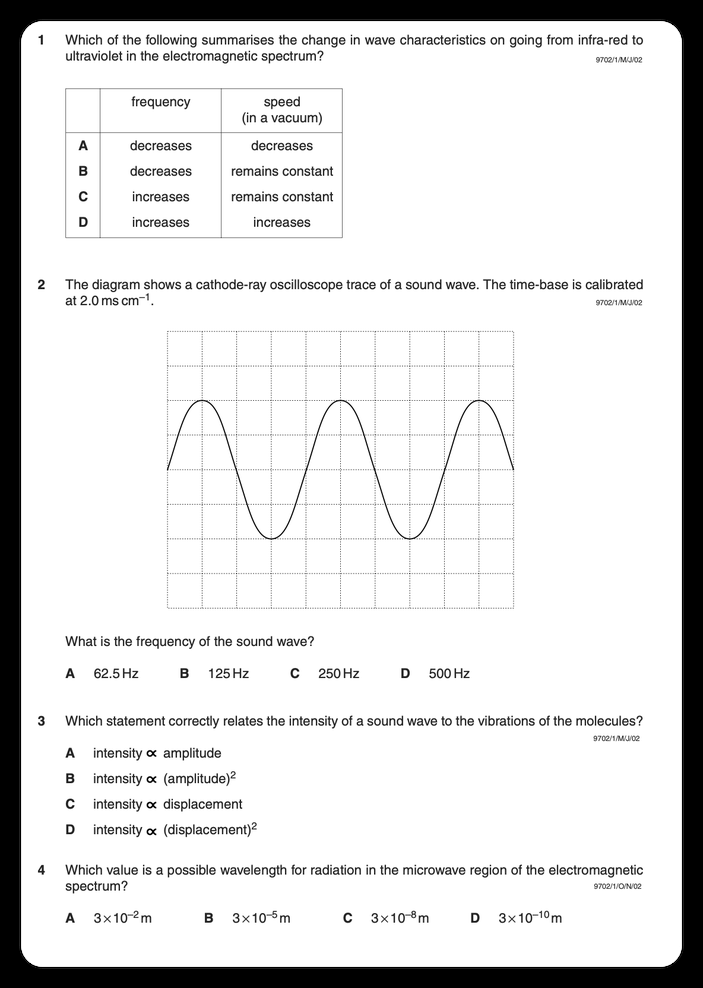
#> input picture test/1.png, 703 x 988 px, shrunk from 1184 x 1664 before the run
$ python test.py
#> lines starting #> are read from the running program, lines starting #| are printed output that depends on the picture; after the words box and inside, x2 and y2 are one past the last pixel; in counts of white or black regions, pixels touching at a corner belong together
### pre_image.py
import cv2
import numpy as np
from scipy.ndimage import rotate

def auto_crop(image):
    # Convert image to grayscale if it's not already
    if len(image.shape) == 3:
        gray = cv2.cvtColor(image, cv2.COLOR_BGR2GRAY)
    else:
        gray = image

    # Binary thresholding and inversion
    _, binary = cv2.threshold(gray, 150, 255, cv2.THRESH_BINARY_INV)

    # Find contours
    contours, _ = cv2.findContours(binary, cv2.RETR_EXTERNAL, cv2.CHAIN_APPROX_SIMPLE)

    # Filter out small contours based on area
    contours = [cnt for cnt in contours if cv2.contourArea(cnt) > 500]

    # Get bounding box coordinates from the largest contour
    c = max(contours, key=cv2.contourArea)
    x, y, w, h = cv2.boundingRect(c)

    # Crop the image
    cropped = image[y:y+h, x:x+w]

    return cropped


def determine_score(arr, angle):
    data = rotate(arr, angle, reshape=False, order=0)
    histogram = np.sum(data, axis=1)
    score = np.sum((histogram[1:] - histogram[:-1]) ** 2)
    return histogram, score

def correct_skew(image, delta=1, limit=10):
    scores = []
    angles = np.arange(-limit, limit + delta, delta)
    for angle in angles:
        histogram, score = determine_score(image, angle)
        scores.append(score)

    best_angle = angles[scores.index(max(scores))]

    (h, w) = image.shape[:2]
    center = (w // 2, h // 2)
    M = cv2.getRotationMatrix2D(center, best_angle, 1.0)
    rotated = cv2.warpAffine(image, M, (w, h), flags=cv2.INTER_CUBIC, borderMode=cv2.BORDER_REPLICATE)

    return rotated

def preprocess_image(image_path):
    # Load the image
    image = cv2.imread(image_path)

    # Convert the image to grayscale
    gray = cv2.cvtColor(image, cv2.COLOR_BGR2GRAY)

    # Apply adaptive thresholding to convert the image to black and white
    _, black_white = cv2.threshold(gray, 0, 255, cv2.THRESH_BINARY_INV | cv2.THRESH_OTSU)

    # Reduce noise using a median filter
    denoised = cv2.medianBlur(black_white, 1)

    # Correct skew
    corrected = correct_skew(denoised)

    # Auto crop
    cropped = auto_crop(corrected)

    inverted = cv2.bitwise_not(cropped)

    return inverted


# Example usage
image_path = 'test/1.png'
preprocessed_image = preprocess_image(image_path)
#> in preprocess_image, image is the input picture: shape (988, 703, 3); min 0, max 255, mean 222.8
#> in preprocess_image, `_, black_white = cv2.threshold(gray, 0, 255, cv2.THRESH_BINARY_INV | c..`:
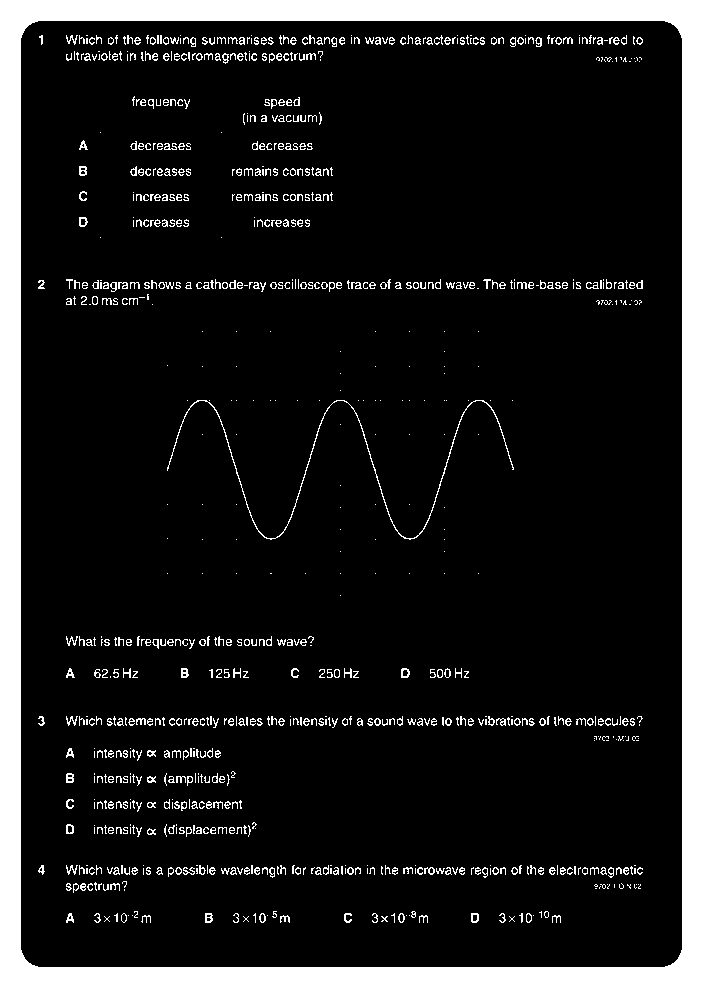
#> black_white: shape (988, 703); 12.5% white; 874 white regions (414 under 20 px), largest, box (x1, y1, x2, y2) and area: (0, 0, 703, 988) 69654, (167, 400, 514, 540) 1016, (66, 773, 74, 783) 59
#> the loop in correct_skew, `for angle in angles:` made 21 passes
#> score on passes 1 to 12: 1098337275, 1384057125, 1260639675, 1311294150, 1357722000, 1375929000, 1769720400, 2772015750, 5909992200, 12048612300, 97745059800, 12556197450
#> pass 1, in determine_score, `data = rotate(arr, angle, reshape=False, order=0)`:
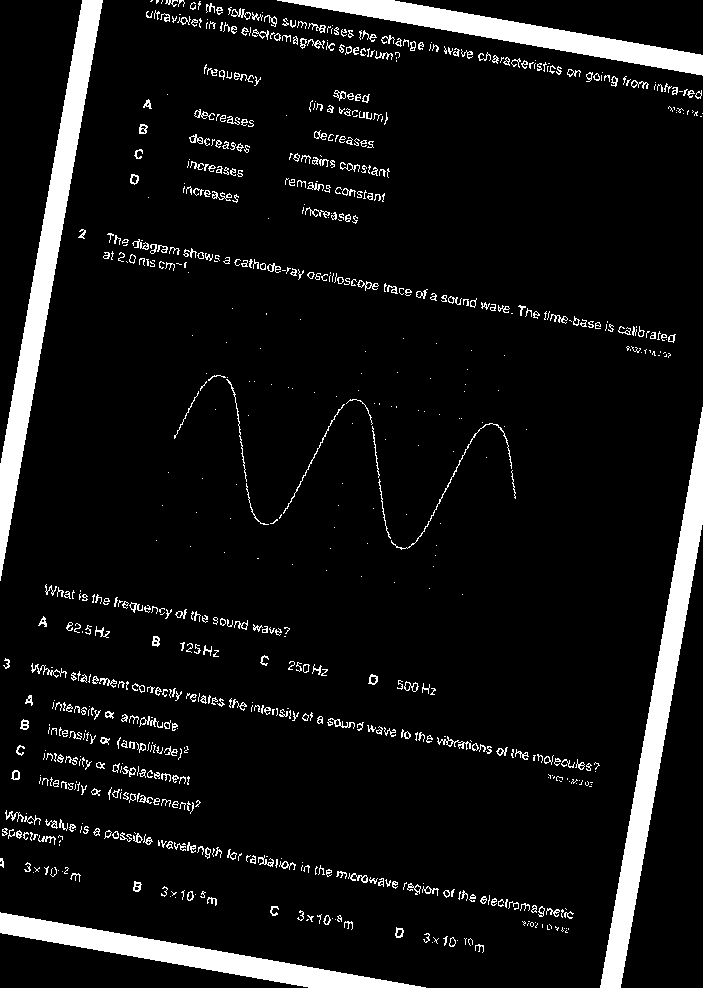
#> data: shape (988, 703); 7.8% white; 789 white regions (392 under 20 px), largest, box (x1, y1, x2, y2) and area: (0, 0, 103, 581) 10933, (600, 407, 703, 988) 10933, (277, 0, 703, 76) 7705
#> after the loop in correct_skew, `for angle in angles:`: scores = [1098337275, 1384057125, 1260639675, 1311294150, 1357722000, 1375929000, 1769720400, 2772015750, 5909992200, 12048612300, 97745059800, 12556197450, 5769018000, 2704519800, 1749042450, 1357071750, 1418325300, 1245748950, 1160306100, 1133905950, 1052299575]
#> in correct_skew, `best_angle = angles[scores.index(max(scores))]`: best_angle = 0
#> in correct_skew, `M = cv2.getRotationMatrix2D(center, best_angle, 1.0)`: M = [[1, 0, 0], [0, 1, 0]]
#> in auto_crop, `_, binary = cv2.threshold(gray, 150, 255, cv2.THRESH_BINARY_INV)`: binary: shape (988, 703); 87.5% white; 874 black regions (414 under 20 px)
#> in auto_crop, `contours, _ = cv2.findContours(binary, cv2.RETR_EXTERNAL, cv2.CHAIN_AP..`: contours = 1 contour; box (x1, y1, x2, y2) and area: (21, 21, 682, 967) 623328
#> in auto_crop, `c = max(contours, key=cv2.contourArea)`: c = contour of 64 points, box (x1, y1, x2, y2) (21, 21, 682, 967), area 623328
#> in auto_crop, `x, y, w, h = cv2.boundingRect(c)`: x = 21; w = 661; h = 946
#> in auto_crop, `cropped = image[y:y+h, x:x+w]`: cropped: shape (946, 661); 2.8% white in thin lines or dots
#> in preprocess_image, `inverted = cv2.bitwise_not(cropped)`: inverted: shape (946, 661); 97.2% white; black in thin lines or dots
#> call 2 of preprocess_image, with image_path = 'test/4.png'
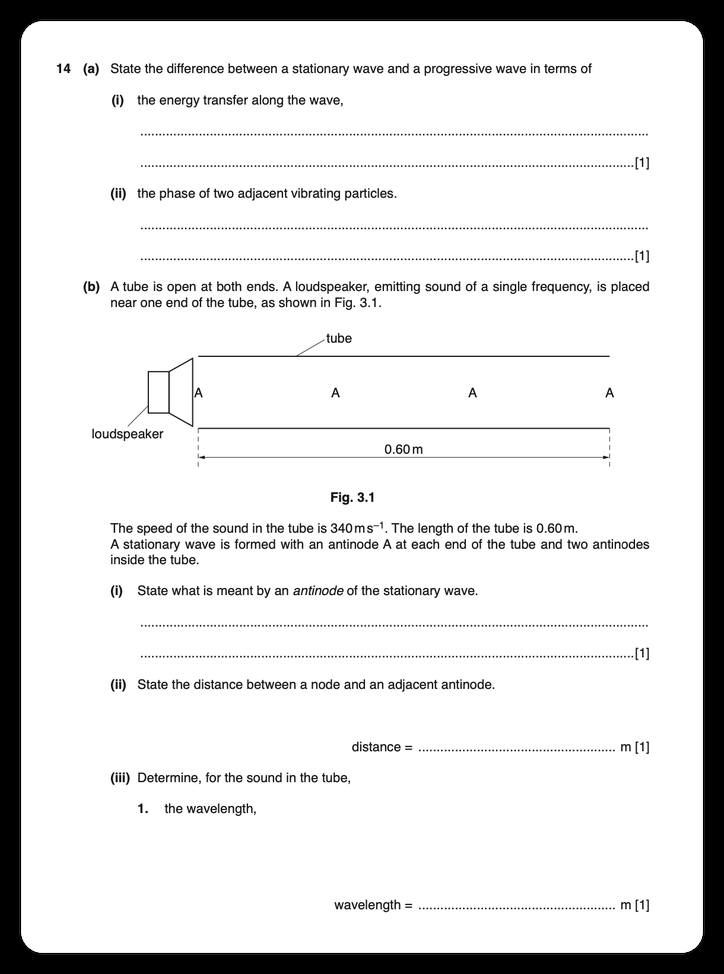
#> input picture test/4.png, 724 x 974 px, shrunk from 1220 x 1640 before the run
#> in preprocess_image, image is the input picture: shape (974, 724, 3); mean B, G, R 223.6, 223.6, 223.6
#> in preprocess_image (call 2), `_, black_white = cv2.threshold(gray, 0, 255, cv2.THRESH_BINARY_INV | c..`: black_white: shape (974, 724); 12.3% white; 1617 white regions (1200 under 20 px), largest, box (x1, y1, x2, y2) and area: (0, 0, 724, 974) 69948, (198, 355, 610, 357) 414, (198, 428, 610, 430) 413
#> the loop in correct_skew (call 2), `for angle in angles:` made 21 passes
#> score on passes 1 to 12: 1054705500, 1018161450, 969782850, 1198410750, 1295167950, 1345497300, 1850221350, 2663293950, 5531416650, 12969756450, 179799196950, 12947387850
#> pass 1, in determine_score (call 22), `data = rotate(arr, angle, reshape=False, order=0)`:
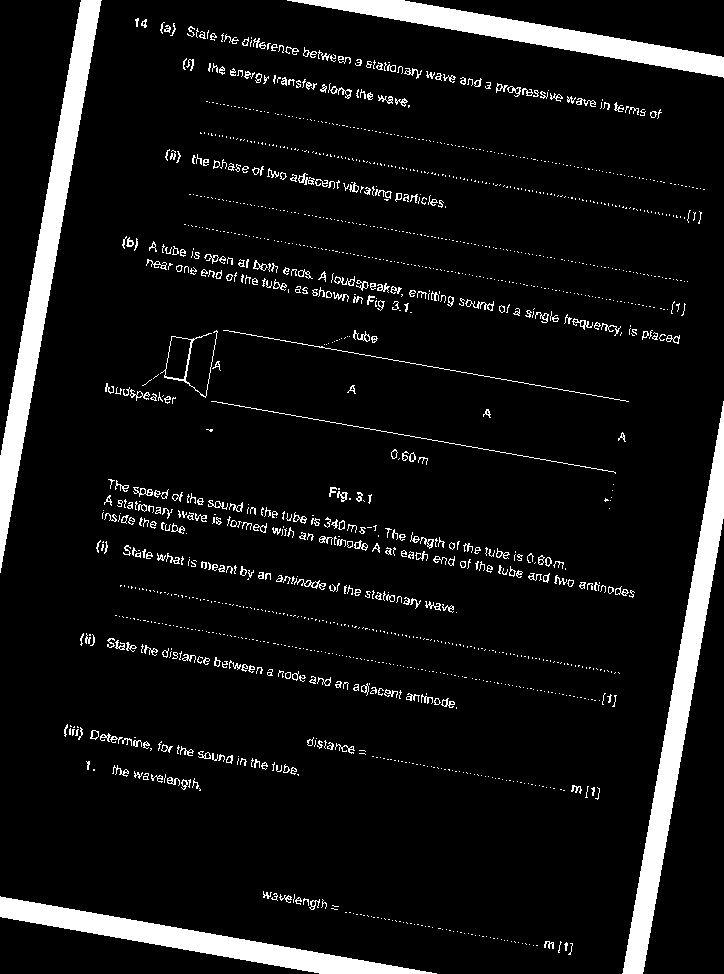
#> data: shape (974, 724); 7.6% white; 1504 white regions (1143 under 20 px), largest, box (x1, y1, x2, y2) and area: (0, 0, 102, 573) 10766, (622, 401, 724, 974) 10766, (287, 0, 724, 78) 7935
#> in auto_crop (call 2), `_, binary = cv2.threshold(gray, 150, 255, cv2.THRESH_BINARY_INV)`: binary: shape (974, 724); 87.7% white; 1617 black regions (1200 under 20 px)
#> in auto_crop (call 2), `contours, _ = cv2.findContours(binary, cv2.RETR_EXTERNAL, cv2.CHAIN_AP..`: contours = 1 contour; box (x1, y1, x2, y2) and area: (21, 21, 703, 953) 633639
#> in auto_crop (call 2), `c = max(contours, key=cv2.contourArea)`: c = contour of 64 points, box (x1, y1, x2, y2) (21, 21, 703, 953), area 633639
#> in auto_crop (call 2), `x, y, w, h = cv2.boundingRect(c)`: w = 682; h = 932
#> in auto_crop (call 2), `cropped = image[y:y+h, x:x+w]`:
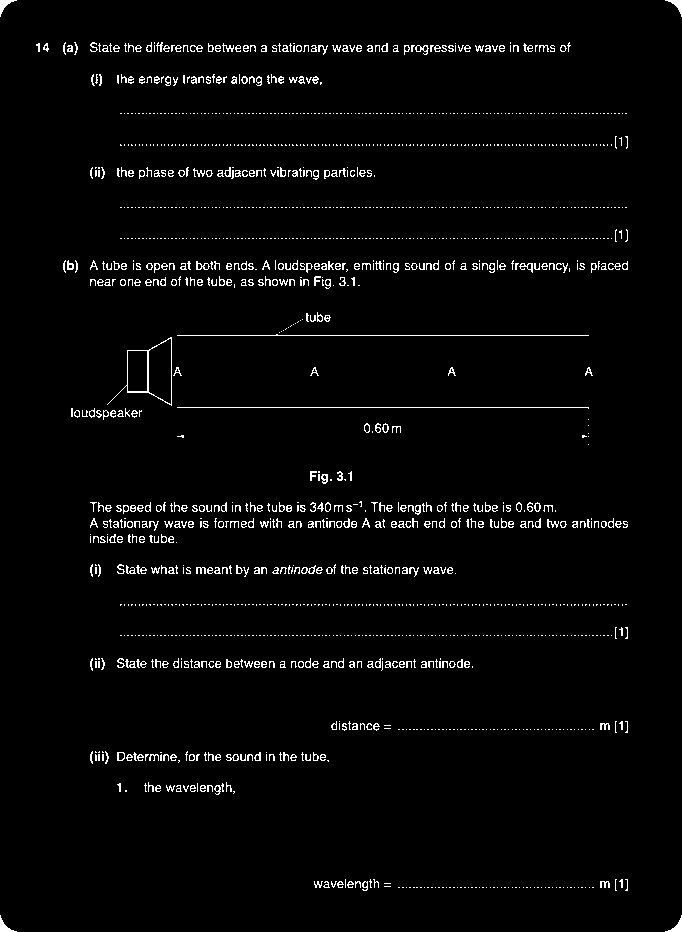
#> cropped: shape (932, 682); 2.7% white in thin lines or dots
#> in preprocess_image (call 2), `inverted = cv2.bitwise_not(cropped)`: inverted: shape (932, 682); 97.3% white; black in thin lines or dots
cv2.imwrite("processed_image.png", preprocessed_image)

### annotation.py
from PIL import Image, ImageDraw

def draw_rectangles_on_blocks(image_path, image_data, output_path):

    # Open the original image
    image = Image.open(image_path)

    # Create a drawing object
    draw = ImageDraw.Draw(image)

    # Iterate over each block in the image data
    for index, row in image_data.iterrows():
        if row['block_num'] != '' and row['level'] in [2] and row['height'] > 10:
            # Get the coordinates of the block
            x = row['left']
            y = row['top']
            width = row['width']
            height = row['height']

            # Draw a rectangle on the block
            draw.rectangle([(x, y), (x + width, y + height)], outline='red')

    image.save(output_path)

### Tesseract.py
import pandas as pd
from PIL import Image
import pytesseract

def pytesseract_image_to_data(image_path):
    image_data = pytesseract.image_to_data(Image.open(image_path))

    df = pd.DataFrame([line.split('\t') for line in image_data.split('\n')], columns=image_data.split('\n')[0].split('\t')).iloc[1:]

    df.to_csv('output.csv', index=False, header=True)

### test.py
from Tesseract import *
from annotation import *
from pre_image import *

# Example usage
image_path = 'test/4.png'
preprocessed_image = preprocess_image(image_path)
cv2.imwrite("processed_image.png", preprocessed_image)
pytesseract_image_to_data("processed_image.png")
#> (the call stopped at in pytesseract_image_to_data, `image_data = pytesseract.image_to_data(Image.open(image_path))`: pytesseract is not available in this run)
image_data = pd.read_csv('output.csv')
#> (reads output.csv from the repository)
#> image_data = table of 244 rows and 12 columns
draw_rectangles_on_blocks('processed_image.png', image_data, 'modified_image.png')
#> in draw_rectangles_on_blocks, `image.save(output_path)`:
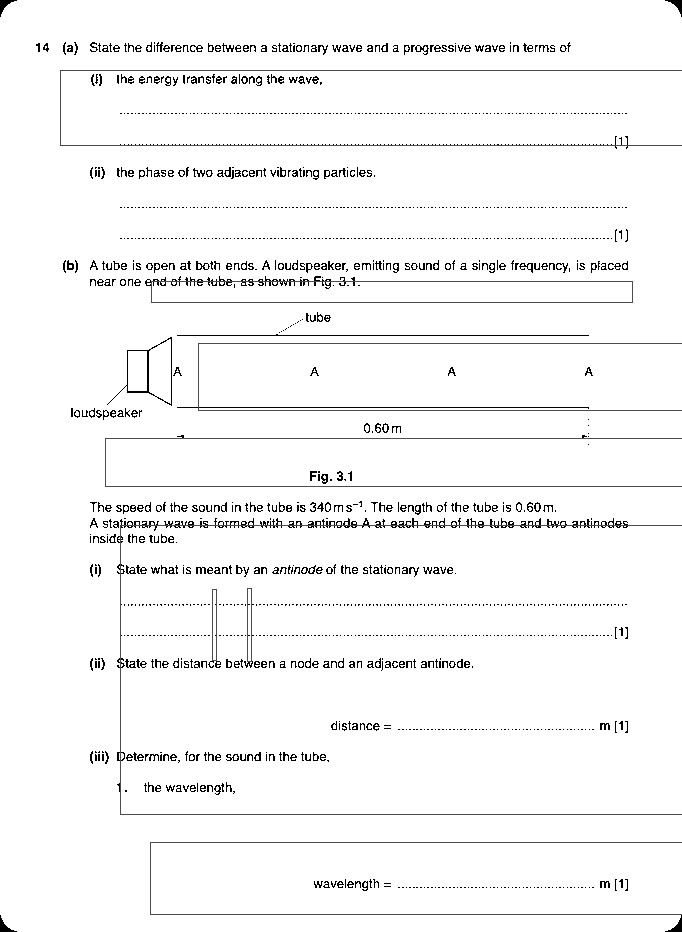
#> saved as modified_image.png: PIL image 682x932 L; min 0, max 255, mean 246.3
